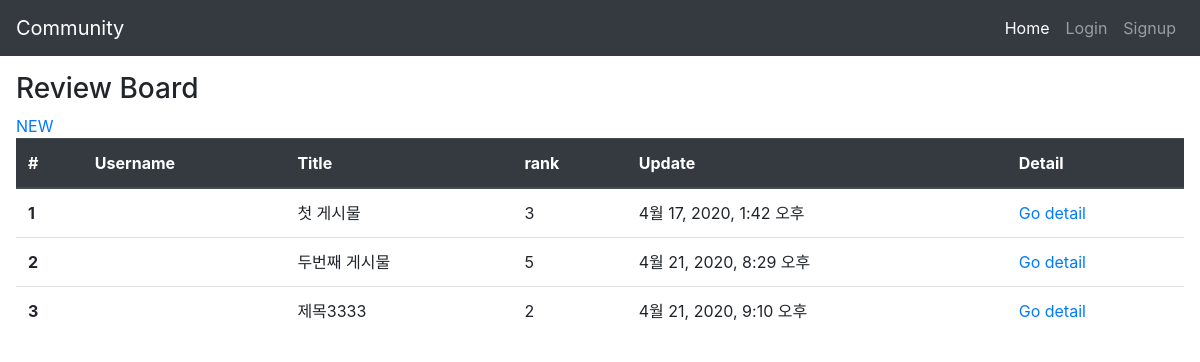
The page /reviews/ on the database as committed earlier.
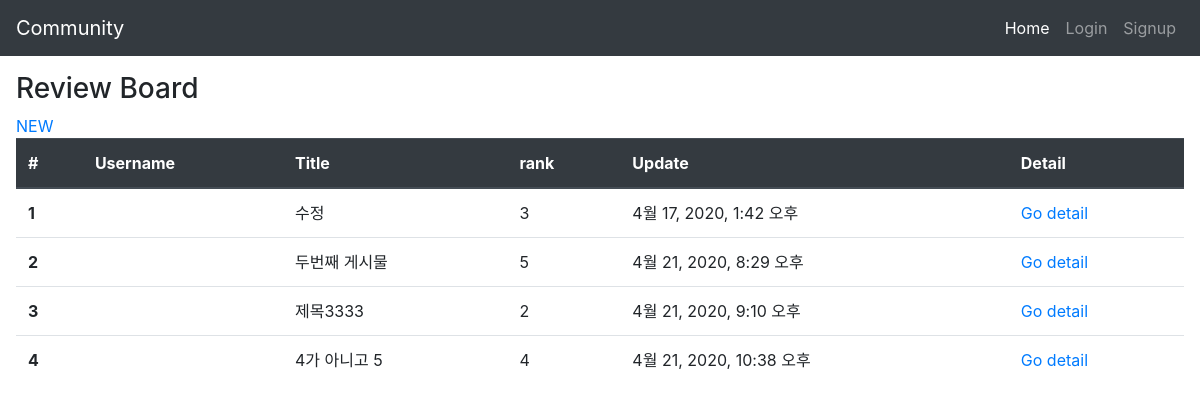
The same page on the database as committed later.
### reviews/models.py (models this page shows)
class Review(models.Model):
    title = models.CharField(max_length=30)
    content = models.TextField()
    rank = models.IntegerField()
    created_at = models.DateTimeField(auto_now=True)
    updated_at = models.DateTimeField(auto_now_add=True)

### reviews/views.py (the view)
# urls.py: path('', views.index, name= 'index'),
def index(request):
    reviews = Review.objects.all()
    context = {
        'reviews' : reviews
    }
    return render(request,'reviews/index.html',context)

### reviews/templates/reviews/index.html
{% extends 'base.html' %}
{% block body %}
<h3>Review Board</h3>
<a href="{% url 'reviews:create' %}">NEW</a>
<table class="table">
    <thead class="thead-dark">
      <tr>
        <th scope="col">#</th>
        <th scope="col">Username</th>
        <th scope="col">Title</th>
        <th scope="col">rank</th>
        <th scope="col">Update</th>
        <th scope="col">Detail</th>
      </tr>
    </thead>
    <tbody>
    {% for review in reviews %}
      <tr>
        <th scope="row">{{forloop.counter}}</th>
        <td>{{request.uesr.username}}</td>
        <td>{{review.title}}</td>
        <td>{{review.rank}}</td>
        <td>{{review.updated_at}}</td>
        <td><a href="{% url 'reviews:detail' review.pk %}">Go detail</a></td>
      </tr>
      {% endfor %}
    </tbody>
  </table>
{% endblock %}

### community/templates/base.html (shortened to what this page needs)
<!DOCTYPE html>
<html lang="en">
<head>
    <link rel="stylesheet" href="https://stackpath.bootstrapcdn.com/bootstrap/4.4.1/css/bootstrap.min.css">
</head>
<body>
    <nav class="navbar navbar-expand-sm navbar-dark bg-dark">
        <a class="navbar-brand" href="#">Community</a>
        <div class="collapse navbar-collapse" id="navbarSupportedContent">
          <ul class="navbar-nav ml-auto">
            <li class="nav-item active">
              <a class="nav-link" href="{% url 'reviews:index' %}">Home </a>
            </li>
            <li class="nav-item">
              <a class="nav-link" href="#">Login</a>
            </li>
            <li class="nav-item">
                <a class="nav-link" href="#">Signup</a>
            </li>
          </ul>
        </div>
      </nav>
    <div class="m-3">
        {% block body %}
        {% endblock %}
    </div>
</body>
</html>

Rows that differ between the two databases and show on the page:
removed Review: title "첫 게시물", rank "3", updated_at "4월 17, 2020, 1:42 오후"
added Review: title "수정", rank "3", updated_at "4월 17, 2020, 1:42 오후"
added Review: title "4가 아니고 5", rank "4", updated_at "4월 21, 2020, 10:38 오후"
